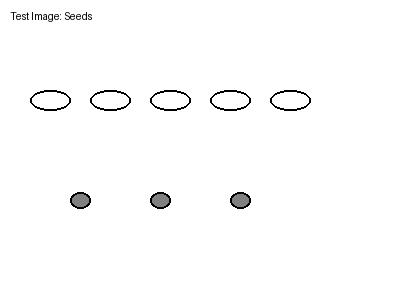
#> input picture sample_seeds.jpg, 400 x 300 px, given in place of the camera
$ python sifter_simple.py
#> lines starting #> are read from the running program, lines starting #| are printed output that depends on the picture; after the words box and inside, x2 and y2 are one past the last pixel; in counts of white or black regions, pixels touching at a corner belong together
#!/usr/bin/env python3
"""
Seed Sifter - OpenCV-based seed detection and counting

Hardware: Mac webcam only
Controls:
    SPACEBAR - Capture and analyze current frame
    c - Switch camera
    q - Quit

Detects pumpkin seeds (green) and sunflower seeds (black/striped).
"""

import os
import cv2
import time
import threading
import numpy as np

# Configuration
WINDOW_NAME = "Seed Sifter"
CAPTURES_DIR = "captures"
CAMERA_INDEX = 0  # Built-in webcam. Set to 1 for external camera.

# Create captures directory if it doesn't exist
os.makedirs(CAPTURES_DIR, exist_ok=True)

# [59 lines left out: function separate_overlapping_seeds, not called in this run]


class SeedSifter:
    def __init__(self):
        print("🌱 Initializing Seed Sifter...")

        # Initialize camera with retry logic
        camera_index = CAMERA_INDEX if CAMERA_INDEX is not None else 0
        print(f"🎥 Opening camera {camera_index}...")

        max_retries = 5
        test_frame = None
        for attempt in range(max_retries):
            if attempt > 0:
                print(f"   Retry {attempt}/{max_retries-1}... waiting 2 seconds")
                time.sleep(2)

            self.cap = cv2.VideoCapture(camera_index)
            if not self.cap.isOpened():
                if attempt == max_retries - 1:
                    raise RuntimeError(f"Could not open camera {camera_index} after {max_retries} attempts!")
                continue

            time.sleep(0.5)
            ret, test_frame = self.cap.read()
#> test_frame is the input picture: shape (300, 400, 3); min 0, max 255, mean 251.4
            if ret and test_frame is not None:
                print(f"✅ Camera {camera_index} connected on attempt {attempt + 1}")
                break
            else:
                self.cap.release()
                if attempt == max_retries - 1:
                    raise RuntimeError(f"Camera {camera_index} opened but cannot grab frames!")

        if test_frame is None:
            raise RuntimeError(f"Failed to initialize camera {camera_index}")

        width = int(self.cap.get(cv2.CAP_PROP_FRAME_WIDTH))
        height = int(self.cap.get(cv2.CAP_PROP_FRAME_HEIGHT))
        print(f"✅ Camera initialized! ({width}x{height})")
        print("\n" + "="*60)
        print("CONTROLS:")
        print("  SPACEBAR - Capture and analyze seeds")
        print("  c - Switch camera (toggle between 0 and 1)")
        print("  q - Quit")
        print("="*60 + "\n")

        # State
        self.last_analysis = "Use DARK background! Press SPACEBAR to analyze..."
        self.last_detections = []
        self.analyzing = False
        self.current_camera = camera_index

    # [131 lines left out: functions detect_seeds_opencv, analyze_seeds, not called in this run]

    def draw_ui(self, frame):
        """Draw UI overlay on frame with bounding boxes"""
        height, width = frame.shape[:2]
#> height = 300; width = 400

        # Draw bounding boxes with numbered labels
        pumpkin_idx = 0
        sunflower_idx = 0

        for detection in self.last_detections:
            try:
                if not isinstance(detection, dict):
                    continue

                x_min = detection.get('x_min', 0)
                y_min = detection.get('y_min', 0)
                x_max = detection.get('x_max', 0)
                y_max = detection.get('y_max', 0)
                color = detection.get('color', (0, 255, 0))
                seed_type = detection.get('type', 'unknown')

                x1 = int(x_min * width)
                y1 = int(y_min * height)
                x2 = int(x_max * width)
                y2 = int(y_max * height)

                # Draw rectangle and center dot
                cv2.rectangle(frame, (x1, y1), (x2, y2), color, 3)
                center_x = (x1 + x2) // 2
                center_y = (y1 + y2) // 2
                cv2.circle(frame, (center_x, center_y), 5, color, -1)

                # Add numbered label
                if seed_type == 'pumpkin':
                    pumpkin_idx += 1
                    label = f"P{pumpkin_idx}"
                elif seed_type == 'sunflower':
                    sunflower_idx += 1
                    label = f"S{sunflower_idx}"
                else:
                    label = "?"

                # Draw label background and text
                label_size, _ = cv2.getTextSize(label, cv2.FONT_HERSHEY_SIMPLEX, 0.6, 2)
                label_y = max(y1 - 5, 20)  # Don't go off-screen
                cv2.rectangle(frame, (x1, label_y - 20), (x1 + label_size[0] + 10, label_y), color, -1)
                cv2.putText(frame, label, (x1 + 5, label_y - 5),
                           cv2.FONT_HERSHEY_SIMPLEX, 0.6, (0, 0, 0), 2)

            except Exception as e:
                print(f"Warning: Could not draw detection: {e}")
                continue
#> after the loop, pumpkin_idx = 0; sunflower_idx = 0

        # Status bar at top
        overlay = frame.copy()
        status_color = (0, 165, 255) if self.analyzing else (0, 255, 0)
        status_text = "ANALYZING..." if self.analyzing else "READY"
        cv2.rectangle(overlay, (0, 0), (width, 50), (0, 0, 0), -1)
        cv2.putText(overlay, status_text, (10, 35),
                    cv2.FONT_HERSHEY_SIMPLEX, 1.0, status_color, 2)
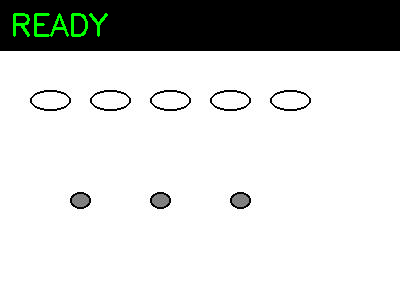
#> overlay: shape (300, 400, 3); mean of channels 0, 1, 2 208.5, 210.2, 208.5; drawn as B, G, R

        # Results at bottom
        if self.last_analysis:
            words = self.last_analysis.split(' ')
            lines = []
            current_line = ""

            for word in words:
                test_line = current_line + " " + word if current_line else word
                (w, h), _ = cv2.getTextSize(test_line, cv2.FONT_HERSHEY_SIMPLEX, 0.6, 1)
                if w < width - 40:
                    current_line = test_line
                else:
                    lines.append(current_line)
                    current_line = word
#> this loop made 7 passes
#> w on passes 1 to 7: 35, 93, 218, 279, 384, 125, 222
#> after the loop, lines = ['Use DARK background! Press']

            if current_line:
                lines.append(current_line)

            text_height = len(lines) * 30 + 20
#> text_height = 80
            cv2.rectangle(overlay, (0, height - text_height), (width, height), (0, 0, 0), -1)
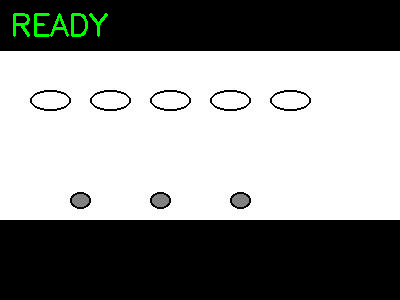
#> overlay: shape (300, 400, 3); mean of channels 0, 1, 2 140.5, 142.2, 140.5; drawn as B, G, R

            for i, line in enumerate(lines):
                y_pos = height - text_height + 25 + (i * 30)
                cv2.putText(overlay, line, (10, y_pos),
                           cv2.FONT_HERSHEY_SIMPLEX, 0.6, (255, 255, 255), 1)
#> this loop made 2 passes
#> (line, y_pos) on passes 1 to 2: ('Use DARK background! Press', 245), ('SPACEBAR to analyze...', 275)
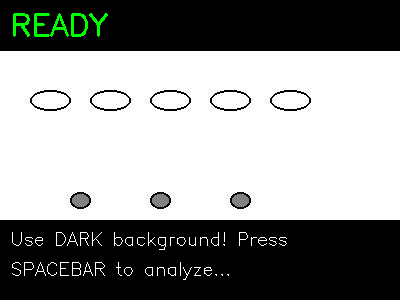
#> overlay: shape (300, 400, 3); 0.91% of pixels changed, all inside (x1, y1, x2, y2) = (12, 232, 287, 280); drawn as B, G, R

        cv2.addWeighted(overlay, 0.7, frame, 0.3, 0, frame)
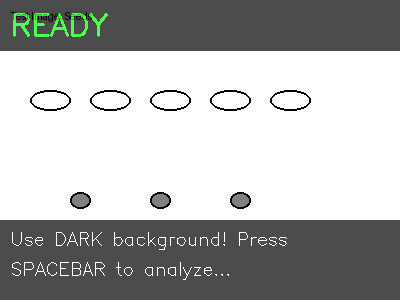
#> frame: shape (300, 400, 3); mean of channels 0, 1, 2 175.2, 176.4, 175.2; drawn as B, G, R
        return frame

    def run(self):
        """Main application loop"""
        while True:
            ret, frame = self.cap.read()

            if not ret:
                print("Failed to grab frame")
                break

            display_frame = self.draw_ui(frame.copy())
            cv2.imshow(WINDOW_NAME, display_frame)

            key = cv2.waitKey(1) & 0xFF
#> (key q is pressed here)

            if key == ord('q'):
                print("\n👋 Shutting down...")
                break

            if key == ord('c'):
                print("\n🔄 Switching camera...")
                self.cap.release()
                new_camera = 1 if self.current_camera == 0 else 0
                self.cap = cv2.VideoCapture(new_camera)
                time.sleep(0.5)
                ret, test = self.cap.read()
                if ret and test is not None:
                    self.current_camera = new_camera
                    width = int(self.cap.get(cv2.CAP_PROP_FRAME_WIDTH))
                    height = int(self.cap.get(cv2.CAP_PROP_FRAME_HEIGHT))
                    print(f"✅ Switched to camera {new_camera} ({width}x{height})")
                    self.last_analysis = f"Camera {new_camera} ({width}x{height})"
                else:
                    print(f"Camera {new_camera} not available")
                    self.cap = cv2.VideoCapture(self.current_camera)

            # Capture on SPACEBAR
            if key == 32 and not self.analyzing:
                print("\n📸 Capturing frame...")
                self.analyzing = True

                timestamp = int(time.time())
                filename = os.path.join(CAPTURES_DIR, f"capture_{timestamp}.jpg")
                cv2.imwrite(filename, frame)
                print(f"💾 Saved: {filename}")

                # [8 lines left out: function analyze_thread, not called in this run]

                thread = threading.Thread(target=analyze_thread)
                thread.daemon = True
                thread.start()

        self.cap.release()
        cv2.destroyAllWindows()
        print("✅ Done!")

def main():
    try:
        sifter = SeedSifter()
        sifter.run()
    except KeyboardInterrupt:
        print("\n\n👋 Interrupted by user")
    except Exception as e:
        print(f"\n❌ ERROR: {e}")
        print("   Make sure camera permissions are enabled")
        import traceback
        traceback.print_exc()

if __name__ == "__main__":
    main()
